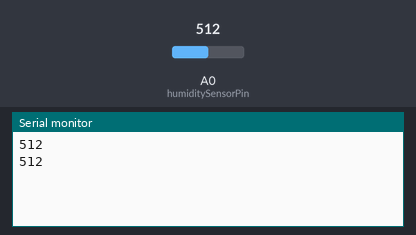
A sketch run on a simulated Arduino Uno, built with avr-gcc and run on an emulated ATmega328P. Parts: the last lines printed to the serial monitor. Inputs (shaded band) come from the test bench; at power-on: A0 (humiditySensorPin) = 512.

Above: at 1.8 s.
1.9 s: A0 (humiditySensorPin) set to 716
At 2.8 s:
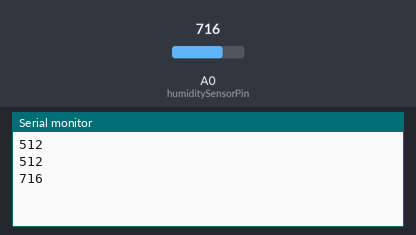
3.4 s: A0 (humiditySensorPin) set to 900
At 4.8 s:
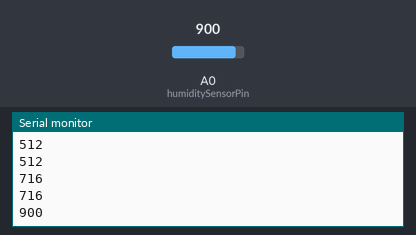
Timing chart, 0 to 6.4 s (numbered marks = the images above; inputs shaded):
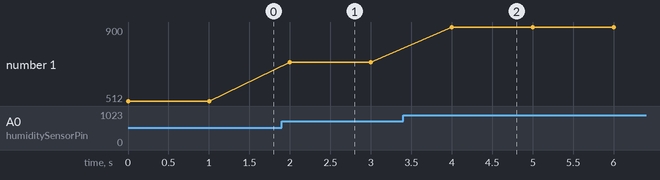

The sketch:

humidite.ino
```cpp
const int humiditySensorPin = A0; // Pin analogique pour le capteur d'humidité
int humidityValue = 0;

void setup() {
    Serial.begin(9600); // Initialiser la communication série
    pinMode(humiditySensorPin, INPUT);
}

void loop() {
    humidityValue = analogRead(humiditySensorPin); // Lire la valeur du capteur
    Serial.println(humidityValue); // Envoyer la valeur au Raspberry Pi via Serial

    delay(1000); // Attendre une seconde avant de lire à nouveau
}
```

Measured:
- after the input at 1.9 s, the serial monitor: prints a new line after 0.10 s (image 1)
- after the input at 3.4 s, the serial monitor: prints a new line after 0.60 s (image 2)
- plotted number 1: 512 → 716 after the input at 1.9 s, 716 → 900 after the input at 3.4 s
